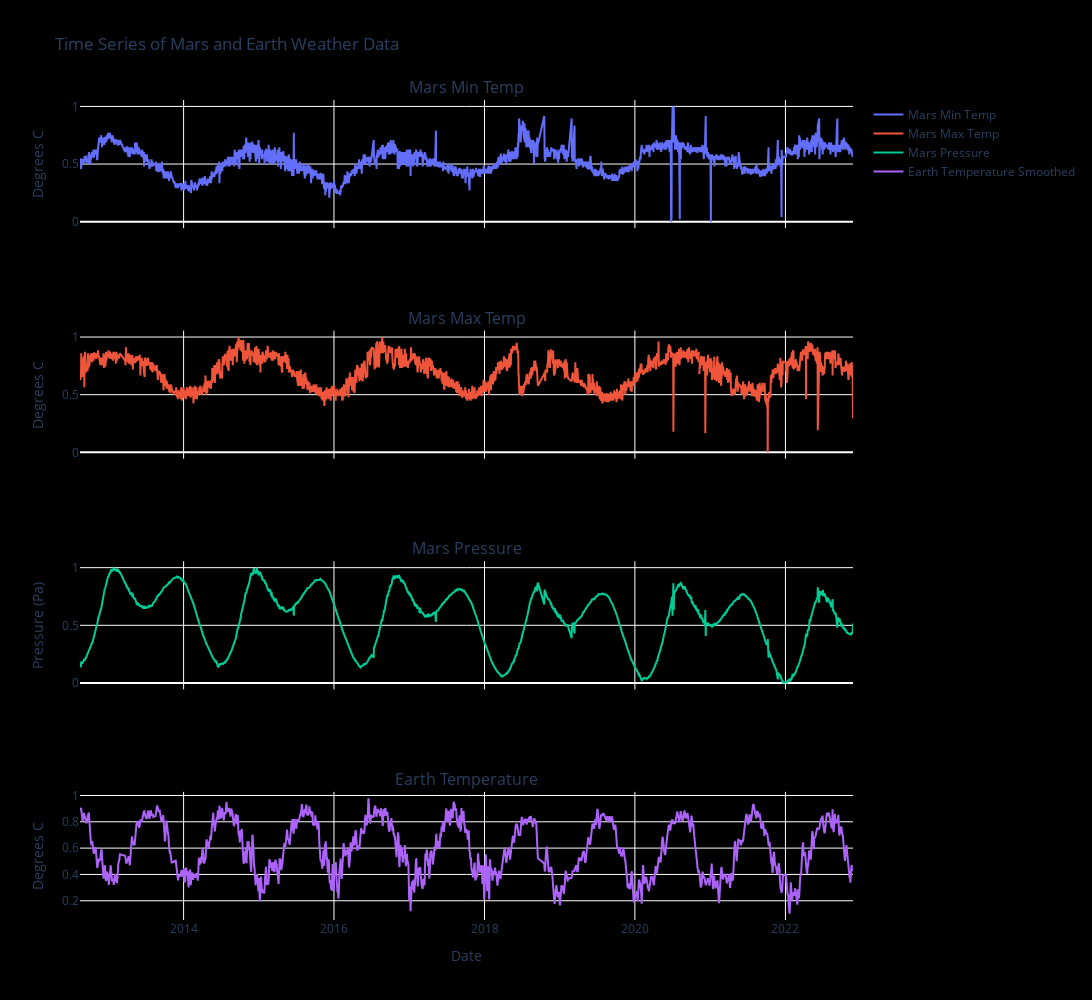

The code cell stored with this chart in its notebook:
### Code cell
# Time Series Plots:
merged_df['temperature_2m_smooth'] = merged_df['temperature_2m'].rolling(window=7).mean()

fig = make_subplots(rows=4, cols=1, shared_xaxes=True,
                    subplot_titles=("Mars Min Temp", "Mars Max Temp", "Mars Pressure", "Earth Temperature"))

# Plot each variable on a separate subplot
fig.add_trace(go.Scatter(x=merged_df['date'], y=merged_df['min_temp'], name='Mars Min Temp'), row=1, col=1)
fig.add_trace(go.Scatter(x=merged_df['date'], y=merged_df['max_temp'], name='Mars Max Temp'), row=2, col=1)
fig.add_trace(go.Scatter(x=merged_df['date'], y=merged_df['pressure'], name='Mars Pressure'), row=3, col=1)
fig.add_trace(go.Scatter(x=merged_df['date'], y=merged_df['temperature_2m_smooth'], name='Earth Temperature Smoothed'), row=4, col=1)

# Update x-axis and y-axis labels
fig.update_xaxes(title_text="Date", row=4, col=1)  # Only the last subplot needs the x-axis label
fig.update_yaxes(title_text="Degrees C", row=1, col=1)
fig.update_yaxes(title_text="Degrees C", row=2, col=1)
fig.update_yaxes(title_text="Pressure (Pa)", row=3, col=1)
fig.update_yaxes(title_text="Degrees C", row=4, col=1)

fig.update_layout(paper_bgcolor="#000000",
                  plot_bgcolor="#000000",
                  height=1000, 
                  width=1500, 
                  title_text="Time Series of Mars and Earth Weather Data")
fig.show()

### Figure 1 — Plotly figure (JSON) as saved in the notebook; plotly's stock layout.template omitted (floating-point values rounded to 4 significant figures; data arrays with more than 128 entries replaced by an {"elided": "..."} marker saying what was removed)
{"data": [{"name": "Mars Min Temp", "type": "scatter", "x": {"elided": "5450 str values"}, "xaxis": "x", "y": {"elided": "5450 float values"}, "yaxis": "y"}, {"name": "Mars Max Temp", "type": "scatter", "x": {"elided": "5450 str values"}, "xaxis": "x2", "y": {"elided": "5450 float values"}, "yaxis": "y2"}, {"name": "Mars Pressure", "type": "scatter", "x": {"elided": "5450 str values"}, "xaxis": "x3", "y": {"elided": "5450 float values"}, "yaxis": "y3"}, {"name": "Earth Temperature Smoothed", "type": "scatter", "x": {"elided": "5450 str values"}, "xaxis": "x4", "y": {"elided": "5450 float values"}, "yaxis": "y4"}], "layout": {"annotations": [{"font": {"size": 16}, "showarrow": false, "text": "Mars Min Temp", "x": 0.5, "xanchor": "center", "xref": "paper", "y": 1, "yanchor": "bottom", "yref": "paper"}, {"font": {"size": 16}, "showarrow": false, "text": "Mars Max Temp", "x": 0.5, "xanchor": "center", "xref": "paper", "y": 0.7188, "yanchor": "bottom", "yref": "paper"}, {"font": {"size": 16}, "showarrow": false, "text": "Mars Pressure", "x": 0.5, "xanchor": "center", "xref": "paper", "y": 0.4375, "yanchor": "bottom", "yref": "paper"}, {"font": {"size": 16}, "showarrow": false, "text": "Earth Temperature", "x": 0.5, "xanchor": "center", "xref": "paper", "y": 0.1562, "yanchor": "bottom", "yref": "paper"}], "height": 1000, "paper_bgcolor": "#000000", "plot_bgcolor": "#000000", "title": {"text": "Time Series of Mars and Earth Weather Data"}, "width": 1500, "xaxis": {"anchor": "y", "domain": [0, 1], "matches": "x4", "showticklabels": false}, "xaxis2": {"anchor": "y2", "domain": [0, 1], "matches": "x4", "showticklabels": false}, "xaxis3": {"anchor": "y3", "domain": [0, 1], "matches": "x4", "showticklabels": false}, "xaxis4": {"anchor": "y4", "domain": [0, 1], "title": {"text": "Date"}}, "yaxis": {"anchor": "x", "domain": [0.8438, 1], "title": {"text": "Degrees C"}}, "yaxis2": {"anchor": "x2", "domain": [0.5625, 0.7188], "title": {"text": "Degrees C"}}, "yaxis3": {"anchor": "x3", "domain": [0.2812, 0.4375], "title": {"text": "Pressure (Pa)"}}, "yaxis4": {"anchor": "x4", "domain": [0, 0.1562], "title": {"text": "Degrees C"}}}}
